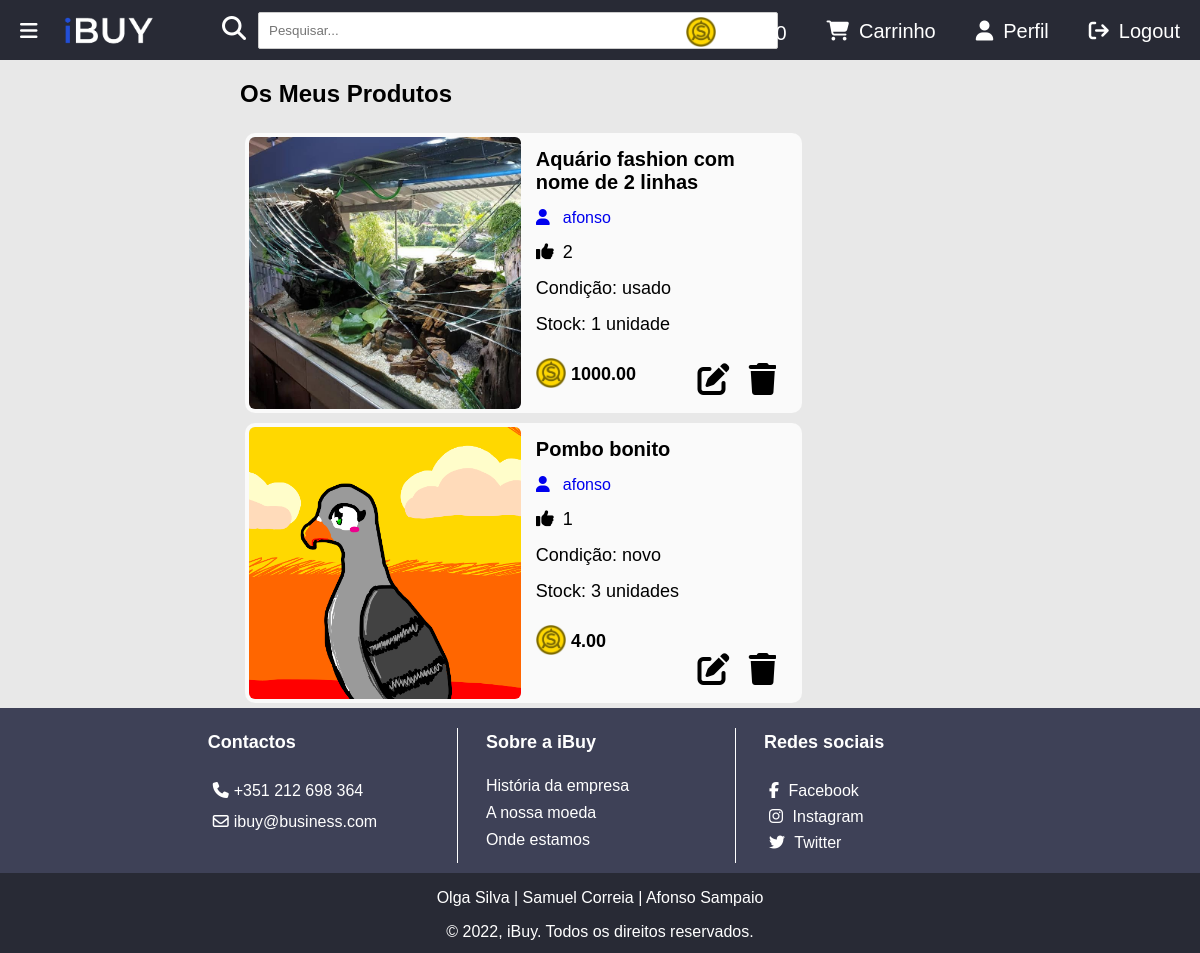
Page /ibuy/meusprodutos (signed in) on the committed database.
### ibuy/models.py (models this page shows, shortened)
class Utilizador(models.Model):
    user = models.OneToOneField(User, on_delete=models.CASCADE)
    imagem = models.CharField(max_length=100, default='utilizador.png')
    credito = models.DecimalField(max_digits=6, decimal_places=2, default=0.00)

class Produto(models.Model):
    user = models.ForeignKey(User, on_delete=models.CASCADE, default="")
    likes = models.ManyToManyField(User, related_name='likes')
    nome = models.CharField(max_length=100)
    categoria = models.ForeignKey(Categoria, on_delete=models.CASCADE, default="", related_name="Categoria")
    quantidade = models.IntegerField(default=0)
    descricao = models.TextField()  # mudar
    preco = models.DecimalField(max_digits=6, decimal_places=2, default=0.00)
    imagem = models.CharField(max_length=100, default='produto.png')
    video_embed = models.CharField(max_length=1000, blank=True)
    NOVO = 'novo'
    USADO = 'usado'
    OPCOES_CONDICAO = (
        (NOVO, 'Novo'),
        (USADO, 'Usado'),
    )
    condicao = models.CharField(choices=OPCOES_CONDICAO, default=NOVO, max_length=100)
    def total_likes(self):
        return self.likes.count()

### ibuy/views.py (the view)
# urls.py: path('meusprodutos', views.meusprodutos, name='meusprodutos'),
@login_required(login_url=reverse_lazy('ibuy:loginuser'))
@user_passes_test(is_user, login_url=reverse_lazy('ibuy:erro'))
def meusprodutos(request):
    lista_produtos = Produto.objects.filter(user_id=request.user.id)
    context = {'lista_produtos': lista_produtos}
    return render(request, 'ibuy/meusprodutos.html', context)

### ibuy/views.py (called while the page is built)
def is_admin(user):
    if user.is_superuser:
        return True
    return False

def is_user(user):
    return not is_admin(user)

### ibuy/templates/ibuy/meusprodutos.html (shortened to what this page needs)
{% extends "ibuy/index.html" %}
{% load static %}
{% block content %}
<body>
{% if lista_produtos %}
<h2>Os Meus Produtos</h2>
{% for produto in lista_produtos %}
<a href="{% url 'ibuy:produto' produto.id %}">
            <section style="cursor: pointer;" class="object-wrap" id="{{ produto.id }}">
                <a href="{% url 'ibuy:produto' produto.id %}">
                    <section class="object-img">
                        <img src="{% static 'media/images/produto/' %}{{ produto.imagem }}" alt="Produto"
                             id="img-produto">
                    </section>
                </a>
                <section class="object-details-wrap">
                    <section class="object-name">
                        <a href="{% url 'ibuy:produto' produto.id %}">
                            {{ produto.nome }}
                        </a>
                    </section>
                    <section class="index-product-username">
                        <a href="{% url 'ibuy:perfil' produto.user.id %}">
                            <i class="fa-solid fa-user"></i>{{ produto.user.username }}
                        </a>
                    </section>
                    <section class="object-detail-one"><i class="fa-solid fa-thumbs-up"></i>{{ produto.total_likes }}
                    </section>
                    <section class="object-detail-two">Condição: {{ produto.condicao }}
                    </section>
                    <section class="object-detail-three">Stock: {{ produto.quantidade }} unidade{{ produto.quantidade|pluralize }}
                    </section>
                    <section class="object-detail-four"><img src="{% static 'ibuy/images/coin.png' %}"
                                                             alt="Moeda do website" width="30" height="30">  {{ produto.preco }}
                    </section>
                    <section class="admin-object-options">
                        <a href="{% url 'ibuy:alterarproduto' produto.id %}">
                            <i class="fa-solid fa-pen-to-square fa-2xl"></i>
                        </a>
                        <a href="{% url 'ibuy:apagarproduto' produto.id %}">
                            <i class="fa-solid fa-trash fa-2xl"></i>
                        </a>
                    </section>
                </section>
            </section>
        </a>
{% endfor %}
{% else %}
<p>Nao tem nada a venda.</p>
{% endif %}
</body>
{% endblock %}

### ibuy/templates/ibuy/index.html (shortened to what this page needs)
<!DOCTYPE html>
<html lang="en">
<head>
    {% load static %}
    <link rel="stylesheet" type="text/css" href="{% static 'ibuy/style.css' %}"/>
</head>
<body>
<section class="page-wrap">
    <header>
        <section class="open-sidebar-btn">
            <a href="#" id="menu-btn">
                <i class="fa fa-bars" aria-hidden="true"></i>
            </a>
        </section>
        <section class="logo">
            <a href="{% url 'ibuy:index' %}"><img src="{% static 'ibuy/images/LOGO-IBUY-White-Trans.gif' %}"
                                                  alt="Logo iBuy" height="50"></a>
        </section>
        <section class="search">
            <i id="search-symbol" class="fa-solid fa-magnifying-glass fa-xl"></i>
            <form method="get" id="search-form" action="{% url 'ibuy:index' %}">
                <input id="search-text" name="pesquisa" type="text" placeholder="Pesquisar...">
            </form>
        </section>
        <section class="header-btns">
            {% if request.user.is_authenticated %}
            <a href="{% url 'ibuy:logoutview' %}" class="header-btns-link"><i class="fa-solid fa-arrow-right-from-bracket" id="logout-btn"></i>Logout</a>
            <a href="{% url 'ibuy:perfil' request.user.id %}" class="header-btns-link"><i class="fa-solid fa-user"></i></i>Perfil</a>
            {% else %}
            <a href="{% url 'ibuy:loginuser' %}" class="header-btns-link"><i class="fa-solid fa-arrow-right-to-bracket"></i>Login</a>
            {% endif %}
            {% if request.user.is_authenticated and not request.user.is_superuser %}
            <a href="{% url 'ibuy:carrinho' %}" class="header-btns-link"><i class="fa-solid fa-cart-shopping"></i>Carrinho</a>
            <a href="{% url 'ibuy:utilizadores' %}" id="testes">
                <img src="{% static 'ibuy/images/coin.png' %}" alt="Moeda do website" width="30"
                     id="img-coin"/>
                {{ request.user.utilizador.credito }}
            </a>
            {% endif %}
        </section>
    </header>
    <section class="content-wrap">
        {% block content %}{% endblock %}
    </section>
    <footer>
        <section class="upper-footer-wrap">
            <section class="upper-footer-wrap-content">
                <section class="upper-footer-wrap-left">
                    <section class="upper-footer-wrap-left-text">
                        <h4>Contactos</h4>
                        <p><i class="fa-solid fa-phone"></i>+351 212 698 364</p>
                        <p><i class="fa-regular fa-envelope"></i>ibuy@business.com</p>
                    </section>
                </section>
                <section class="upper-footer-wrap-mid">
                    <section class="upper-footer-wrap-mid-text">
                        <h4>Sobre a iBuy</h4>
                        <p><a href="{% url 'ibuy:historiaempresa' %}">História da empresa</a></p>
                        <p><a href="">A nossa moeda</a></p>
                        <p><a href="{% url 'ibuy:ondeestamos' %}">Onde estamos</a></p>
                    </section>
                </section>
                <section class="upper-footer-wrap-right">
                    <section class="upper-footer-wrap-right-text">
                        <h4>Redes sociais</h4>
                        <a href="https://m.facebook.com/samco2k?_rdr" target="_blank"><i
                                class="fa-brands fa-facebook-f"></i> Facebook</a><br>
                        <a href="https://www.instagram.com/opombosilva/" target="_blank"><i
                                class="fa-brands fa-instagram"></i> Instagram</a><br>
                        <a href="https://twitter.com/uhfonso" target="_blank"><i class="fa-brands fa-twitter"></i>
                            Twitter</a><br>
                    </section>
                </section>
            </section>
        </section>
        <section class="lower-footer-wrap">
            <p>Olga Silva | Samuel Correia | Afonso Sampaio</p>
            <p>&copy; 2022, iBuy. Todos os direitos reservados.</p>
        </section>
    </footer>
</section>
</body>
</html>

### ibuy/static/ibuy/style.css (style rules this page uses)
html, body { font-family: sans-serif; margin: 0; padding: 0; background-color: #E8E8E8; overflow-x: hidden; }
.page-wrap { position: relative; min-height: 100vh; overflow: hidden; }
.content-wrap { width: 60%; padding-left: 20%; padding-right: 20%; padding-bottom: 245px; }
.object-wrap { width: 100%; max-width: 34.3em; border: 4px solid transparent; height: 17em; display: inline-block; border-radius: 10px; background-color: #fafafa; margin: 5px; }
.object-img { display: inline-block; }
.object-img img { width: 17em; height: 17em; object-fit: cover; border-radius: 6px; }
.object-wrap a { text-decoration: none; }
.object-details-wrap { overflow: hidden; margin-right: 4%; margin-top: 2%; width: 100%; max-width: 15em; max-height: 16em; height: 100%; display: inline-block; float: right; position: relative; }
.object-details-wrap i { width: 27px; }
.admin-object-options { position: absolute; bottom:0; right: 0; color: black; }
.admin-object-options a { text-decoration: none; color: inherit; margin-left: 20px; }
footer .upper-footer-wrap, footer .lower-footer-wrap { width: 100%; position: absolute; color: white; }
footer h4 { font-weight: bold; font-size: 18px; }
.upper-footer-wrap { bottom: 80px; height: 160px; background-color: #3e4157; padding-bottom: 0.4%; }
.lower-footer-wrap { bottom: 0; height: 80px; background-color: #282A35; text-align: center; }
.upper-footer-wrap-content { width: 70%; padding-left: 15%; padding-right: 15%; height: 160px; margin: 0 auto; }
.upper-footer-wrap-content a:link { text-decoration: none; color: inherit; }
.upper-footer-wrap-left, .upper-footer-wrap-mid, .upper-footer-wrap-right { float:left; width: 33%; text-align: left; }
.upper-footer-wrap-left-text, .upper-footer-wrap-mid-text, .upper-footer-wrap-right-text { margin: 0 auto; padding-left: 10%; }
.upper-footer-wrap-mid-text p { margin: 0 0 9px; }
.upper-footer-wrap-left-text p { margin: 0 0 5px; }
.upper-footer-wrap i { padding: 5px; }
header { height: 60px; background-color: #282A35 !important; overflow: hidden; }
.open-sidebar-btn { float: left; margin: 20px; font-size: 20px; color: white !important; text-align: center; text-decoration: none; }
.open-sidebar-btn a { text-decoration: none; color: inherit; }
.header-btns-link { float: right; color: white !important; text-align: center; padding: 20px 20px; text-decoration: none; font-size: 20px; }
.header-btns i { padding-right: 10px; }
.header-btns { height: 60px; margin-top: 0; float: right; }
#testes { color: white; text-decoration: none; padding: 25px 20px; font-size: 20px; }
#img-coin { position: relative; padding-top: 10px; top: 12%; padding-right: 4px; }
.logo a { padding-top: 6px; display: block; float: left; text-decoration: none; color: inherit; }
#search-text { width: 250%; padding: 10px 10px; margin:0; border: 1px solid #ccc; border-radius: 2px; }
#search-form { float: left; padding-top: 12px; }
#search-symbol { margin: 12px; padding-top: 16px; float: left; color: white; }
.search { margin-left: 17.5%; }
.object-name a { font-size: 20px; font-weight: bold; text-decoration: none; color: black; }
.object-name { padding-bottom: 0%; }
.object-detail-one { font-size: 18px; }
.object-detail-three { font-size: 18px; }
.object-detail-two { font-size: 18px; }
.object-detail-four { display: inline-block; font-size: 18px; font-weight: bold; width: 45%; }
.object-detail-four img { position: relative; top: 8px; }
.object-details-wrap section { margin-bottom: 15px; }
form { text-align: center; }

### rows in the picture
Produto: imagem (picture), nome "Aquário fashion com nome de 2 linhas", user.username "afonso", total_likes "2", condicao "usado", quantidade "1", preco "1000.00"
Produto: imagem (picture), nome "Pombo bonito", user.username "afonso", total_likes "1", condicao "novo", quantidade "3", preco "4.00"

### other values in the picture
{{ request.user.utilizador.credito }} "400.00"
